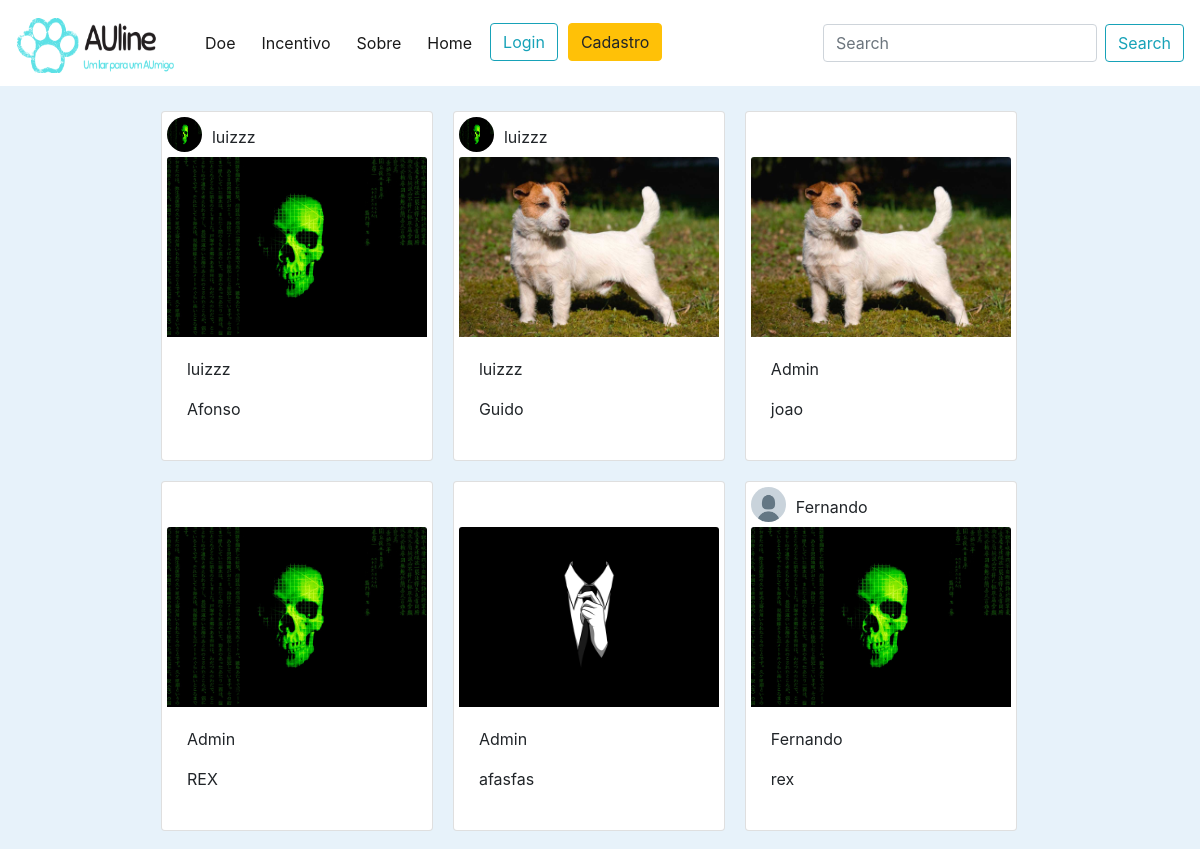
/ (upper part), run on an earlier commit of the app's database.
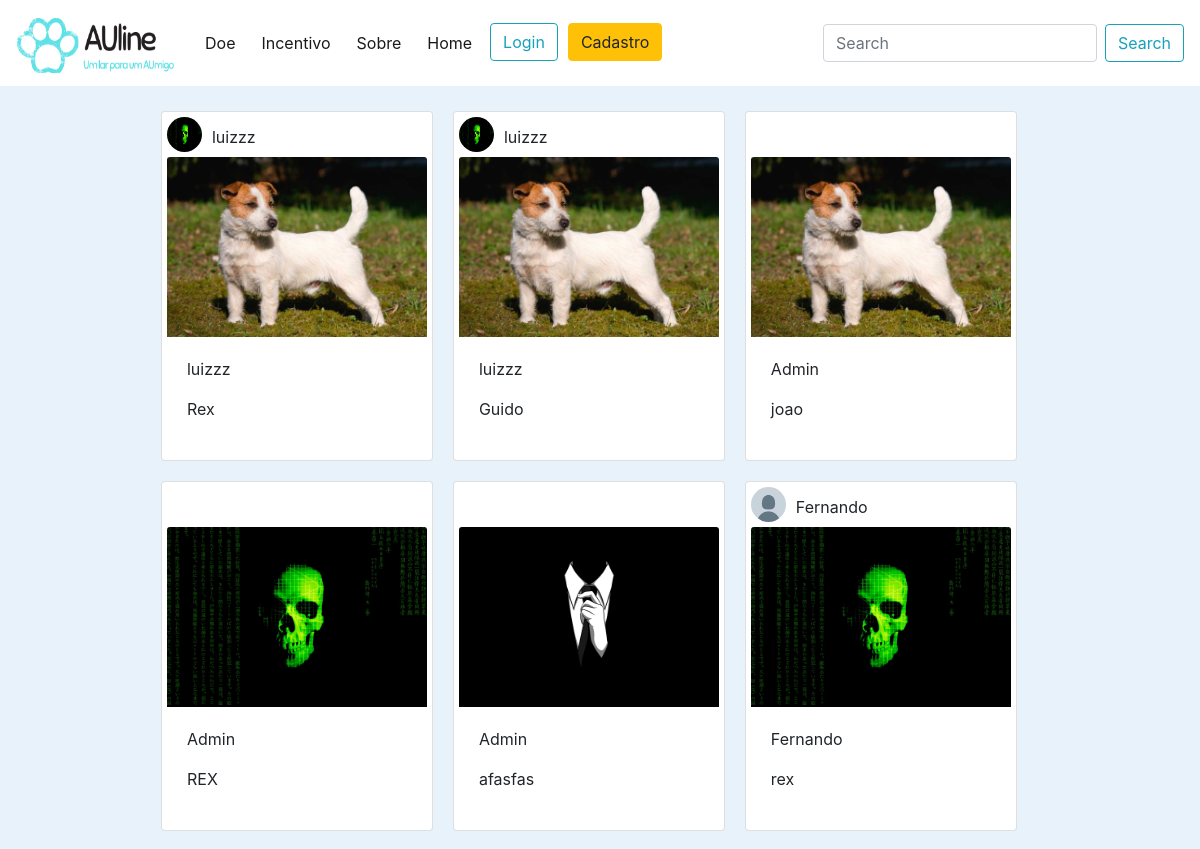
And on a later commit of the database.
### users/models.py (models this page shows, shortened)
class Perfil(models.Model):
    user = models.OneToOneField(User, on_delete=models.CASCADE)
    data_de_nascimento = models.DateField('Data de nascimento', max_length=10)
    telefone = models.CharField('Telefone para contato', max_length=15)
    foto = models.ImageField('Foto de Perfil', upload_to='perfil', default='perfil/unknow.png')
    estado_usuario = models.CharField('Estado', max_length=50)
    cidade_usuario = models.CharField('Cidade', max_length=50, blank=True)
    rua_usuario = models.CharField('Rua', max_length=70, blank=True)

### publicacoes/models.py (models this page shows, shortened)
class Animal(models.Model):
    ESTADOS = (
        ('P', 'Perdido'),
        ('PA', 'Para Adoção'),
        ('E', 'Encontrado'),
    )
    SEXO = (
        ('F', 'Fêmea'),
        ('M', 'Macho'),
    )
    PORTE = (
        ('PE', 'Pequeno'),
        ('ME', 'Médio'),
        ('GR', 'Grande'),
    )
    nome = models.CharField('Nome', max_length=50)
    caracteristicas = models.TextField('Caracaterísticas')
    data_pub = models.DateTimeField('Data de Publicação', auto_now=True)
    imagem = models.ImageField('Imagem', upload_to='posts')
    categoria = models.CharField('Categoria', max_length=15, choices=ESTADOS, blank=True)
    sexo = models.CharField('Sexo', max_length=8, choices=SEXO, blank=True)
    porte = models.CharField('Porte', max_length=8, choices=PORTE, blank=True)
    usuario = models.ForeignKey(User, on_delete=models.CASCADE)
    vacinado = models.BooleanField('Vacinado', blank=True)
    vermifugado = models.BooleanField('Vermifugado', blank=True)
    castrado = models.BooleanField('Castrado', blank=True)
    estado = models.CharField('Estado', max_length=50)
    cidade = models.CharField('Cidade', max_length=50)
    rua = models.CharField('Rua', max_length=70)
    class Meta:
        ordering = ('-data_pub', )

### publicacoes/views.py (the view)
# urls.py: path('', lista_animal, name=''),
def lista_animal(request):
    perfil_usuarios = Perfil.objects.all()
    usuarios = User.objects.all()
    lista_de_animais = Animal.objects.all()
    contexto = {
        'lista_de_animais': lista_de_animais,
        'perfil_usuarios':perfil_usuarios,
        'usuarios':usuarios,
    }
    return render(request, 'index.html', contexto)

### templates/index.html (shortened to what this page needs)
{% extends 'base.html' %}
{% load static %}
{% block conteudo %}
    <div class="container">
        <div class="row justify-content-lg-center">
            {% for animal in lista_de_animais %}
                <div class="card col-sm-3" >
                    <div class="post-avatar">
                        {% for perfil in perfil_usuarios %}
                            {% if perfil.user == animal.usuario %}
                                <img src="../media/perfil/{{perfil.foto}}" alt="Avatar" class="avatar">
                                <p class="author"> {{animal.usuario}} </p>
                            {% endif %}
                        {% endfor %}
                    </div>
                    <a href="{% url 'perfil-animal' animal.id %}">
                        <img class="card-img-top" src="../media/{{animal.imagem}}" alt="{{animal.nome}}">
                    </a>
                    <div class="card-body">
                        <p>{{animal.usuario}}</p>
                        <p class="card-text">{{animal.nome}}</p>
                    </div>
                </div>
            {% endfor %}
        </div>
    </div>
{% endblock conteudo %}}

### templates/base.html (shortened to what this page needs)
{% load static %}
<!DOCTYPE html>
<html lang="en">
<head>
    <link rel="stylesheet" href="{% static 'bootstrap/css/bootstrap.min.css' %}">
    <link rel="stylesheet" href="{% static 'css/style.css' %}">
</head>
<body>
    <nav class="navbar navbar-expand-lg navbar-light bg-white" id="topo">
    <a class="navbar-brand" href="#"><img src="{% static 'imagens/logo.png' %}"
        style = "width: 160px; height: 60px;" alt="logo"></a>
    <div class="collapse navbar-collapse" id="navbarTogglerDemo03">
        <ul class="navbar-nav mr-auto mt-2 mt-lg-0">
        <li class="nav-item active">
            <a class="nav-link" href="#"> Doe </a>
        </li>
        <li class="nav-item active">
            <a class="nav-link" href="#"> Incentivo </a>
        </li>
        <li class="nav-item active">
            <a class="nav-link" href="#"> Sobre </a>
        </li>
        <li class="nav-item active">
          <a class="nav-link" href="{% url '' %}"> Home </a>
        </li>
        {% if user.is_authenticated %}
          <li class="nav-item active">
            <a class="nav-link" href="{% url 'animais' %}"> Perfil </a>
          </li>
        {% else %}
          <li class="nav-item active">
            <a href="{% url 'login' %}">
              <button class="btn btn-outline-info my-2 my-sm-0" type="submit">Login</button></a>
          </li>
          <li class="nav-item active">
            <a href="{% url 'cadastro' %}"tr>
              <button class="btn btn-warning" type="submit">Cadastro</button></a>
          </li>
        {% endif %}
          </ul>
        <form class="form-inline my-2 my-lg-0">
            <input class="form-control mr-sm-2" type="search" placeholder="Search" aria-label="Search">
            <button class="btn btn-outline-info my-2 my-sm-0" type="submit">Search</button>
        </form>
    </div>
    </nav>
        {% block conteudo %}
        {% endblock conteudo %}
</body>
</html>

### static/css/style.css (style rules this page uses)
body { background-color: #E7F2FA; }
* { margin:0; padding: 0; box-sizing: border-box }
.card { margin: 10px; padding: 5px; height: 350px; max-width: 272px; }
.post-avatar .avatar { vertical-align: middle; width: 35px; height: 35px; border-radius: 50%; margin-right: 10px; }
.post-avatar .author { margin-top: 20px; }
.post-avatar { display: flex; flex-direction: row; align-items: center; height: 35px; }
.card-img-top { margin-top: 5px; width: 260px; height: 180px; }
.nav-item { padding: 5px; }
.row { margin: 0; justify-content: center; margin-top: 15px; width: 98%; }

What changed in the data, as far as the page shows it:
removed Animal: usuario "luizzz", imagem (picture), nome "Afonso", Perfil (foto (picture))
added Animal: usuario "luizzz", imagem (picture), nome "Rex", Perfil (foto (picture))
